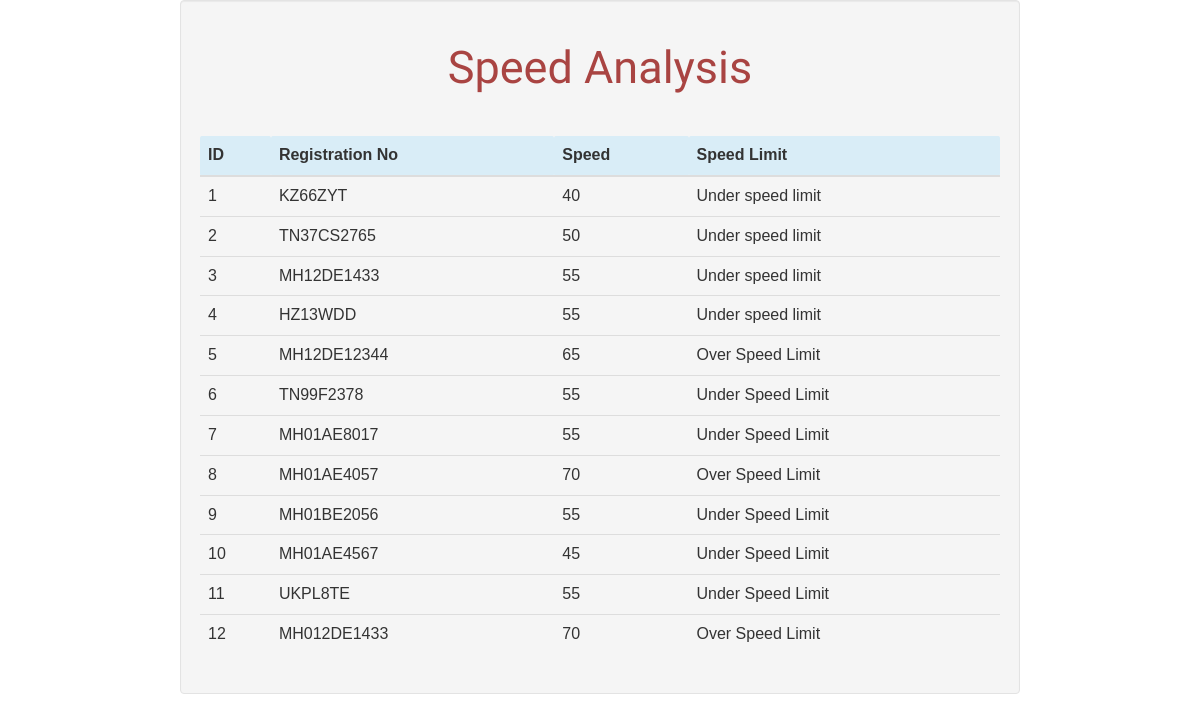
Screenshot of /php/analysis.php with the database file from the repository.
### tables this page shows
CREATE TABLE IF NOT EXISTS `analysis` (
  `id` int(50) NOT NULL AUTO_INCREMENT,
  `Registation_No` varchar(255) NOT NULL,
  `Speed` int(50)  NOT NULL,
  `Speed Limit` varchar(50) NOT NULL,
    PRIMARY KEY (`id`)
);

### php/analysis.php (the view, shortened to what this page needs)
<?php
$db_host = 'localhost';
$db_user = 'root';
$db_pass = 'forceofnature';
$db_name = 'analysis';
$conn = mysqli_connect($db_host, $db_user, $db_pass, $db_name);
$sql = 'SELECT *
		FROM analysis';
$query = mysqli_query($conn, $sql);
?>
<html>
<head>
  <link rel="stylesheet" href="../css/bootstrap.min.css">
    <link href="css/index.css" rel="stylesheet">
          <link type="text/css" rel="stylesheet" href="../materialize_css/css/materialize.min.css"  media="screen,projection"/>
          <link rel="stylesheet" href="../mdl_css/material.min.css">
</head>
<body>
  <div class="well container">
    <center><h2 class="text-danger">Speed Analysis</h2></center>
  <br>
    <table class="table">
      <thead>
        <tr class="info">
          <th>ID</th>
          <th>Registration No</th>
          <th>Speed</th>
          <th>Speed Limit</th>
        </tr>
      </thead>
		<tbody>
		<?php
		$no 	= 1;
		while ($row = mysqli_fetch_array($query))
		{
			echo '<tr>
					<td>'.$no.'</td>
					<td>'.$row['Registation_No'].'</td>
					<td>'.$row['Speed'].'</td>
					<td>'.$row['Speed Limit'].'</td>
				</tr>';
			$no++;
		}?>
		</tbody>
	</table>
</body>
</html>

### rows the page displays
analysis: Registation_No "KZ66ZYT", Speed "40", Speed Limit "Under speed limit"
analysis: Registation_No "TN37CS2765", Speed "50", Speed Limit "Under speed limit"
analysis: Registation_No "MH12DE1433", Speed "55", Speed Limit "Under speed limit"
analysis: Registation_No "HZ13WDD", Speed "55", Speed Limit "Under speed limit"
analysis: Registation_No "MH12DE12344", Speed "65", Speed Limit "Over Speed Limit"
analysis: Registation_No "TN99F2378", Speed "55", Speed Limit "Under Speed Limit"
analysis: Registation_No "MH01AE8017", Speed "55", Speed Limit "Under Speed Limit"
analysis: Registation_No "MH01AE4057", Speed "70", Speed Limit "Over Speed Limit"
analysis: Registation_No "MH01BE2056", Speed "55", Speed Limit "Under Speed Limit"
analysis: Registation_No "MH01AE4567", Speed "45", Speed Limit "Under Speed Limit"
analysis: Registation_No "UKPL8TE", Speed "55", Speed Limit "Under Speed Limit"
analysis: Registation_No "MH012DE1433", Speed "70", Speed Limit "Over Speed Limit"
